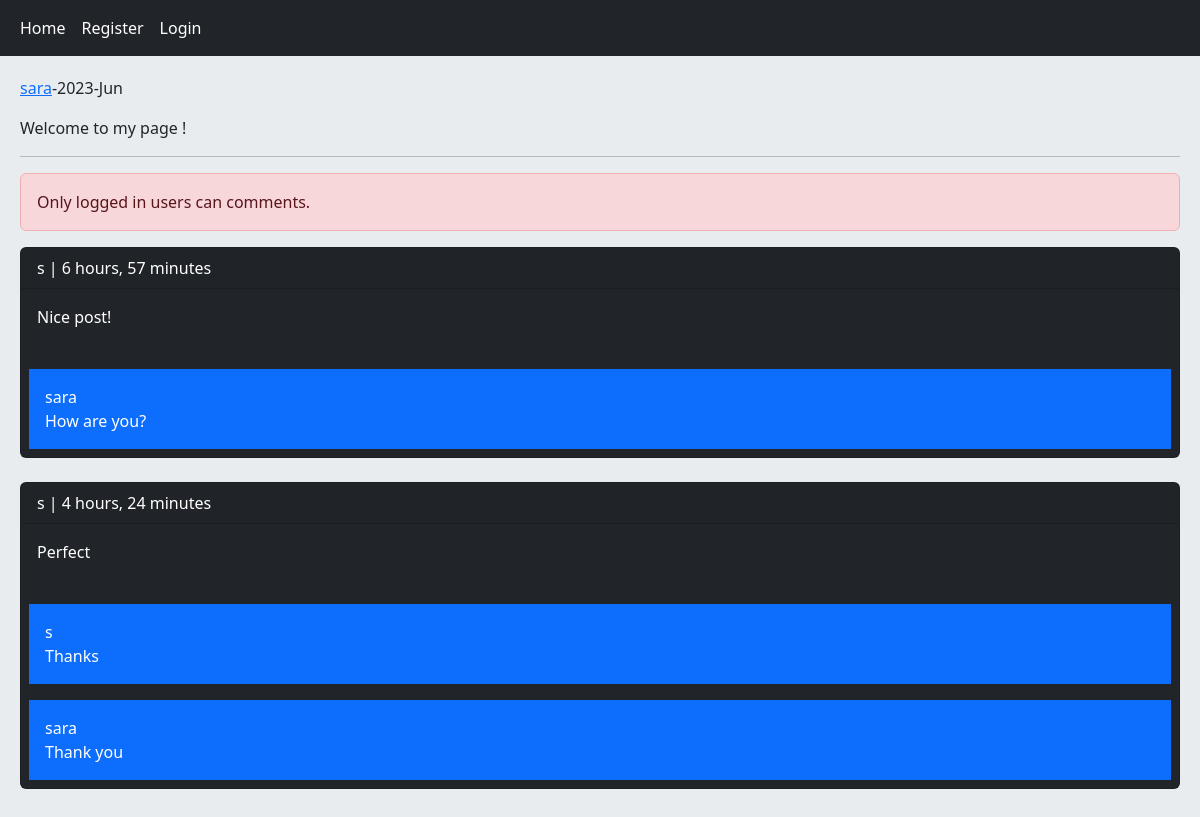
Screenshot of /home/post/5/welcome-to-my-page with the database file from the repository.
### home/models.py (models this page shows, shortened)
class Post(models.Model):
    user = models.ForeignKey(User, on_delete=models.CASCADE ,related_name='posts')
    body = models.TextField()
    slug = models.SlugField()
    created = models.DateTimeField(auto_now_add=True)
    updated = models.DateTimeField(auto_now=True)
    class Meta:
        ordering = ('-created',)

class Comment(models.Model):
    user =     models.ForeignKey(User, on_delete=models.CASCADE ,related_name='ucomments')
    post =     models.ForeignKey(Post, on_delete=models.CASCADE ,related_name='pcomments')
    reply =    models.ForeignKey('self', on_delete=models.CASCADE ,related_name='rcomments',blank=True,null=True)
    is_reply = models.BooleanField(default=False)
    body =     models.TextField(max_length=400)
    created =  models.DateTimeField(auto_now_add=True)

### home/views.py (the view, shortened to what this page needs)
# urls.py: path('post/<int:post_id>/<slug:post_slug>', views.PostDetailView.as_view() , name='post_detail'),
class PostDetailView(View):
    form_class = CommentCreateForm
    form_class_reply = CommentReplyForm
    def setup(self, request, *args, **kwargs):
        self.post_instance = get_object_or_404(Post, pk=kwargs['post_id'], slug=kwargs['post_slug'])
        return super().setup(request, *args, **kwargs)
    def get(self,request,*args,**kwargs):
        comments = self.post_instance.pcomments.filter(is_reply=False)
        return render(request, 'home/detail.html',{
            'post':self.post_instance,
            'comments':comments,
            'form':self.form_class,
            'reply_form':self.form_class_reply
            })

### home/templates/home/detail.html (shortened to what this page needs)
{% extends 'base.html' %}
{% block content %}
    <p><a href="{% url 'accounts:user_profile' post.user.id %}">{{ post.user.username }}</a>-{{ post.updated|date:"Y-M" }}</p>
    <p>{{ post.body }}</p>
    <hr>
    {% if request.user.is_authenticated %}
        <form action="" method="post">
            {% csrf_token %}
            {{ form.as_p }}
            <input type="submit" value="send">
        </form><br>
    {% else %}
        <p class="alert alert-danger">Only logged in users can comments.</p>
    {% endif %}
    {% for comment in comments %}
        <div class="card bg-dark text-white">
            <p class="card-header">{{comment.user}} | {{comment.created|timesince}}</p>
            <p class="card-body">{{comment.body}}</p>
            {% with replies=comment.rcomments.all %}
                {% for reply in replies %}
                    <p class="bg-primary p-3 m-2">{{ reply.user }}<br/>{{ reply.body }}</p>
                {% endfor %}
            {% endwith %}
        </div><br>
    {% empty %}
        <p>No comments yet!</p>
    {% endfor %}
{% endblock %}

### rows the page displays
Post: user.username "sara", updated "2023-Jun", body "Welcome to my page !"
Comment: user "s", created "6 hours, 57 minutes", body "Nice post!"
Comment: user "sara", body "How are you?"
Comment: user "s", created "4 hours, 24 minutes", body "Perfect"
Comment: user "s", body "Thanks"
Comment: user "sara", body "Thank you"
